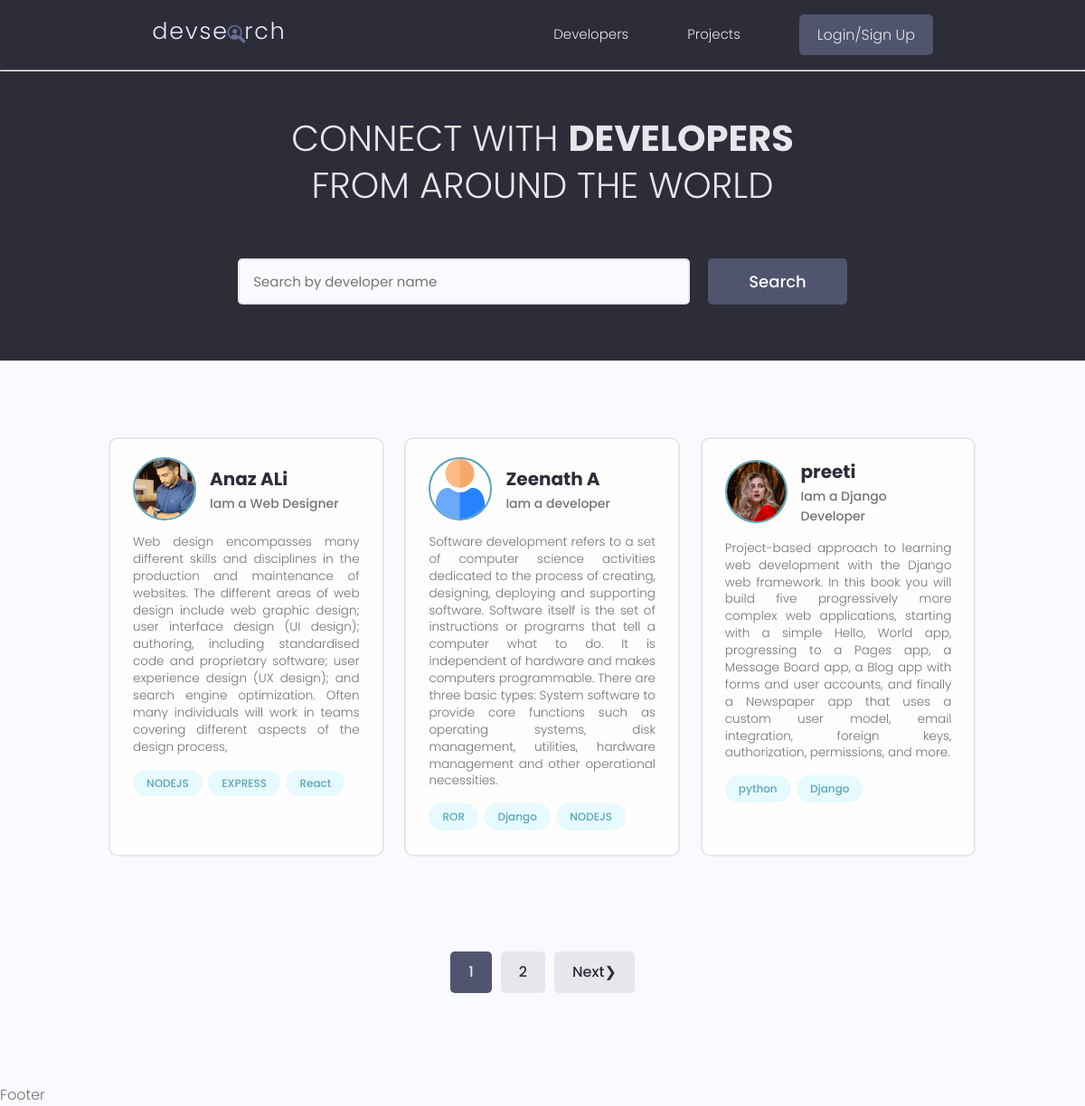
The page / on the database its author committed.
### users/models.py (models this page shows, shortened)
class Profile(models.Model):
    user = models.OneToOneField(User, on_delete=models.CASCADE,null=True,blank=True)
    name = models.CharField(max_length=200,null=True,blank=True)
    location = models.CharField(max_length=200,null=True,blank=True)
    email = models.EmailField(null=True,blank=True)
    short_intro = models.CharField(max_length=1000,null=True,blank=True)
    bio = models.TextField(null=True,blank=True)
    profile_image = models.ImageField(upload_to='profiles/',default='profiles/user.png')
    social_github = models.CharField(max_length=2000,null=True,blank=True)
    social_twitter = models.CharField(max_length=2000,null=True,blank=True)
    social_youtube = models.CharField(max_length=2000,null=True,blank=True)
    soacial_linkedin = models.CharField(max_length=2000,null=True,blank=True)
    social_website = models.CharField(max_length=2000,null=True,blank=True)

class Skill(models.Model):
    owner = models.ForeignKey(Profile,on_delete=models.CASCADE,null=True,blank=True)
    name = models.CharField(max_length=200,null=True,blank=True)
    description = models.TextField(null=True,blank=True)
    created = models.DateTimeField(auto_now_add=True)
    def __str__(self):
        return self.name

### users/views.py (the view)
# urls.py: path('',views.profiles,name='profiles-all'),
def profiles(request):
    profiles, search_query = searchProfiles(request)
    profiles,custom_range =paginateProfiles(request,profiles,3)
    context = {
        'profiles':profiles,
        'search_query':search_query,
        'custom_range':custom_range,
        }
    return render(request,'users/profiles.html',context)

### users/utils.py (called while the page is built)
def searchProfiles(request):
    search_query = ''
    if request.GET.get('search_query'):
        search_query = request.GET.get('search_query')
    skill_list = Skill.objects.filter(name__icontains=search_query)
    profiles = Profile.objects.distinct().filter(
        Q(name__icontains=search_query) |
        Q(short_intro__icontains=search_query) |
        Q(skill__in=skill_list)
    )
    return  profiles, search_query

def paginateProfiles(request,profiles,profile_per_page):
    p = Paginator(profiles,profile_per_page)
    page = request.GET.get('page')
    try:
        profiles = p.page(page)
    except PageNotAnInteger:
        page = 1
        profiles = p.page(page)
    except EmptyPage:
        page = p.num_pages
        profiles = p.page(page)
    leftIndex = int(page)-4
    if leftIndex < 1:
        leftIndex = 1
    rightIndex = int(page)+4
    if rightIndex >= p.num_pages:
        rightIndex = p.num_pages + 1
    custom_range = range(leftIndex,rightIndex)
    print('page=',page)
    return profiles,custom_range

### users/templates/users/profiles.html (shortened to what this page needs)
{% extends 'main.html' %}
{% block content %}
 <main class="home">
    <section class="hero-section text-center">
      <div class="container container--narrow">
        <div class="hero-section__box">
          <h2>CONNECT WITH <span>DEVELOPERS</span></h2>
          <h2>FROM AROUND THE WORLD</h2>
        </div>
        <div class="hero-section__search">
          <form class="form" action="#" method="get">
            <div class="form__field">
              <input class="input input--text" id="formInput#search" type="text" name="search_query"
                placeholder="Search by developer name" value="{{search_query}}"/>
            </div>
            <input class="btn btn--sub btn--lg" type="submit" value="Search" />
          </form>
        </div>
      </div>
    </section>
    <section class="devlist">
      <div class="container">
        <div class="grid grid--three">
        {% for profile in profiles %}
          <div class="column card">
            <div class="dev">
              <a href="{% url 'users:single-profile' profile.id %}" class="card__body">
                <div class="dev__profile">
                  <img class="avatar avatar--md" src="{{profile.profile_image.url}}" alt="" />
                  <div class="dev__meta">
                    <h3>{{profile.name}}</h3>
                    <h5>{{profile.short_intro}}</h5>
                  </div>
                </div>
                <p class="dev__info">
                  {{profile.bio}}
                </p>
                <div class="dev__skills">
                  {% for skill in profile.skill_set.all %}
                  <span class="tag tag--pill tag--main">
                    <small>{{skill}}</small>
                  </span>
                  {% endfor %}
                </div>
              </a>
            </div>
          </div>
        {% endfor %}
        </div>
      </div>
    </section>
    {% include 'pagination.html' with queryset=profiles custom_range=custom_range %}
  </main>
{% endblock %}

### static/styles/app.css (style rules this page uses)
:root { --color-sub: #2d2d39; }
.btn--sub { background-color: var(--color-sub-light); }
.card { border: 2px solid var(--color-light); }
img { width: 100%; }
.hero-section { height: 40vh; display: flex; align-items: center; background-color: var(--color-sub); }
.hero-section__box { margin-bottom: 4rem; }
.hero-section__box > h2, .hero-section__box > h2 > span { font-size: 4rem; color: var(--color-light); line-height: 1.3; text-transform: uppercase; }
.hero-section__box > h2 { font-weight: 300; }
.hero-section__box > h2 > span { font-weight: 700; }
.hero-section__search > .form { display: flex; align-items: center; justify-content: center; gap: 2rem; }
.hero-section__search > .form input.input--text { width: 50rem; }
.devlist { margin-top: 8rem; }
.devlist .grid { align-items: stretch; }
.devlist .dev .dev__profile { display: flex; align-items: center; gap: 1.5rem; }
.devlist .dev .dev__meta h3 { color: var(--color-sub); font-size: 2rem; font-weight: 700; }
.devlist .dev .dev__meta h5 { color: var(--color-text); font-size: 1.4rem; font-weight: 500; }
.devlist .dev .dev__info { margin: 1.5rem 0; font-size: 1.35rem; line-height: 1.4; text-align: justify; }

### static/uikit/styles/modules/_variables.css (style rules this page uses)
:root { --color-main: #5aa5b9; --color-main-light: #e6faff; --color-sub: #3f4156; --color-sub-light: #51546e; --color-sub-lighter: #ededfd; --color-text: #737373; --color-gray: #8b8b8b; --color-light: #e5e7eb; --color-light-gray: #767676; --color-bg: #f8fafd; --color-white: #fffefd; --color-white-light: #f3f3f3; --color-success: #359e64; --color-success-bg: #def8e8; --color-error: #fc4b0b; --color-error-bg: #fff2ee; --font-base: 'Poppins', arial, helvetica, 'Segoe UI', roboto, ubuntu, sans-serif; --font-monospace: 'Fira Code', 'Courier New', courier, monospace; --font-regular: 300; --font-medium: 500; --font-bold: 700; --generic-shadow: 1px 1px 5px #00000010; --generic-transition: all 0.3s ease-in-out; }

### static/uikit/styles/modules/_base.css (style rules this page uses)
* { margin: 0; padding: 0; box-sizing: border-box; text-rendering: optimizeLegibility; color: inherit; font-size: inherit; }
html { font-size: 50%; }
@media only screen and (min-width: 480px) { html { font-size: 56.25%; } }
@media only screen and (min-width: 1200px) { html { font-size: 62.5%; } }
body { line-height: 1.6; font-weight: 400; font-size: 1.5rem; color: var(--color-text); background-color: var(--color-bg); min-height: 100vh; }

### static/uikit/styles/modules/_typography.css (style rules this page uses)
* { font-family: var(--font-base); }
h2 { font-size: 3.6rem; font-weight: var(--font-bold); }
h3 { font-size: 3.2rem; font-weight: var(--font-medium); }
h5 { font-size: 2.4rem; font-weight: var(--font-medium); }
h5, h6 { font-weight: var(--font-regular); }
p, span, strong { font-size: 1.6rem; color: var(--color-text); font-weight: var(--font-regular); }
a { padding-bottom: 2px; text-decoration: none; display: inline-block; color: var(--color-main); font-weight: var(--font-medium); }

### static/uikit/styles/modules/_utilities.css (style rules this page uses)
.container { width: 92%; max-width: 165rem; margin: 0 auto; box-sizing: border-box; }
.container--narrow { width: 92%; max-width: 120rem; }
@media screen and (min-width: 1000px) { .container { width: 90%; } }
@media screen and (min-width: 1000px) { .container--narrow { width: 85%; } }
@media screen and (min-width: 1200px) { .container { width: 80%; } }
@media screen and (min-width: 1200px) { .container--narrow { width: 72%; } }
.text-center { text-align: center; }

### static/uikit/styles/modules/_avatar.css (style rules this page uses)
.avatar { border-radius: 50%; border: 2px solid var(--color-main); object-fit: cover; }
.avatar--md { height: 7rem; width: 7rem; }

### static/uikit/styles/modules/_button.css (style rules this page uses)
.btn { display: inline-block; position: relative; cursor: pointer; background-color: var(--color-light); font-weight: var(--font-medium); color: var(--color-sub); text-decoration: none; padding: 1rem 2rem; border-radius: 0.5rem; border: none; width: -webkit-fit-content; width: -moz-fit-content; width: fit-content; height: -webkit-fit-content; height: -moz-fit-content; height: fit-content; font-size: 1.6rem; outline-width: 0; outline-color: transparent; -webkit-backface-visibility: hidden; backface-visibility: hidden; transition: all 0.3s ease-in-out; }
.btn--sub { background-color: var(--color-sub); color: var(--color-white); }
.btn--lg { font-size: 1.8rem; padding: 1.2rem 4.5rem; }

### static/uikit/styles/modules/_card.css (style rules this page uses)
.card { border-radius: 1rem; background-color: var(--color-white); border: 1.5px solid var(--color-light); width: auto; height: auto; margin-top: 0.5rem; margin-bottom: 0.5rem; overflow: hidden; }
.card__body, .card__header { padding: 2rem 2.5rem; }

### rows shown on the page
Profile: profile_image (picture), name "Anaz ALi", short_intro "Iam a Web Designer", bio "Web design encompasses many different skills and disciplines in the production and maintenance of websites. The different areas of web design include web graphic design; user interface design (UI design); authoring, including standardised code and proprietary software; user experience design (UX design); and search engine optimization. Often many individuals will work in teams covering different aspects of the design process,"
Skill: name "NODEJS"
Skill: name "EXPRESS"
Skill: name "React"
Profile: profile_image (placeholder picture), name "Zeenath A", short_intro "Iam a developer", bio "Software development refers to a set of computer science activities dedicated to the process of creating, designing, deploying and supporting software. Software itself is the set of instructions or programs that tell a computer what to do. It is independent of hardware and makes computers programmable. There are three basic types: System software to provide core functions such as operating systems, disk management, utilities, hardware management and other operational necessities."
Skill: name "ROR"
Skill: name "Django"
Skill: name "NODEJS"
Profile: profile_image (picture), name "preeti", short_intro "Iam a Django Developer", bio "Project-based approach to learning web development with the Django web framework. In this book you will build five progressively more complex web applications, starting with a simple Hello, World app, progressing to a Pages app, a Message Board app, a Blog app with forms and user accounts, and finally a Newspaper app that uses a custom user model, email integration, foreign keys, authorization, permissions, and more."
Skill: name "python"
Skill: name "Django"

### other values the page prints
{{ page }} "1"
{{ page }} "2"
